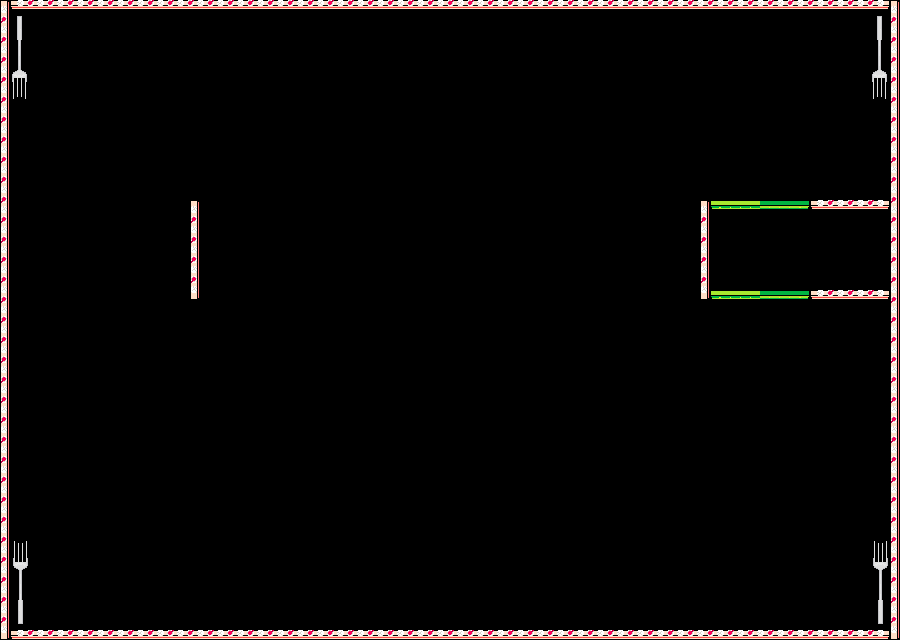

Below is a game level as drawn by its tile map, then a one-line description and the .tmx that defines it (tile-layer data replaced by summaries):
An orthogonal 90x64 tile map with 10x10 px tiles, 2 tile layers (GreenDoor, Walls) and 5 objects (buttonSpawn1, playerSpawn, enemySpawn1, flagSpawn, enemySpawn2).

<map version="1.8" tiledversion="1.8.5" orientation="orthogonal" renderorder="right-down" width="90" height="64" tilewidth="10" tileheight="10" infinite="0" nextlayerid="4" nextobjectid="7">
 <tileset firstgid="1" name="TileSet" tilewidth="10" tileheight="10" tilecount="90" columns="10">
  <image source="TileSet2.png" width="100" height="90" />
  <tile id="0">
   <properties>
    <property name="collides" type="bool" value="true" />
   </properties>
  </tile>
  <tile id="1">
   <properties>
    <property name="collides" type="bool" value="true" />
   </properties>
  </tile>
  <tile id="2">
   <properties>
    <property name="collides" type="bool" value="true" />
   </properties>
  </tile>
  <tile id="3">
   <properties>
    <property name="collides" type="bool" value="true" />
   </properties>
  </tile>
  <tile id="4">
   <properties>
    <property name="collides" type="bool" value="true" />
   </properties>
  </tile>
  <tile id="5">
   <properties>
    <property name="collides" type="bool" value="true" />
   </properties>
  </tile>
  <tile id="6">
   <properties>
    <property name="collides" type="bool" value="true" />
   </properties>
  </tile>
  <tile id="7">
   <properties>
    <property name="collides" type="bool" value="true" />
   </properties>
  </tile>
  <tile id="8">
   <properties>
    <property name="collides" type="bool" value="true" />
   </properties>
  </tile>
  <tile id="9">
   <properties>
    <property name="collides" type="bool" value="true" />
   </properties>
  </tile>
  <tile id="10">
   <properties>
    <property name="collides" type="bool" value="true" />
   </properties>
  </tile>
  <tile id="11">
   <properties>
    <property name="collides" type="bool" value="true" />
   </properties>
  </tile>
  <tile id="12">
   <properties>
    <property name="collides" type="bool" value="true" />
   </properties>
  </tile>
  <tile id="13">
   <properties>
    <property name="collides" type="bool" value="true" />
   </properties>
  </tile>
  <tile id="14">
   <properties>
    <property name="collides" type="bool" value="true" />
   </properties>
  </tile>
  <tile id="15">
   <properties>
    <property name="collides" type="bool" value="true" />
   </properties>
  </tile>
  <tile id="16">
   <properties>
    <property name="collides" type="bool" value="true" />
   </properties>
  </tile>
  <tile id="17">
   <properties>
    <property name="collides" type="bool" value="true" />
   </properties>
  </tile>
  <tile id="18">
   <properties>
    <property name="collides" type="bool" value="true" />
   </properties>
  </tile>
  <tile id="19">
   <properties>
    <property name="collides" type="bool" value="true" />
   </properties>
  </tile>
  <tile id="20">
   <properties>
    <property name="collides" type="bool" value="true" />
   </properties>
  </tile>
  <tile id="21">
   <properties>
    <property name="collides" type="bool" value="true" />
   </properties>
  </tile>
  <tile id="22">
   <properties>
    <property name="collides" type="bool" value="true" />
   </properties>
  </tile>
  <tile id="23">
   <properties>
    <property name="collides" type="bool" value="true" />
   </properties>
  </tile>
  <tile id="24">
   <properties>
    <property name="collides" type="bool" value="true" />
   </properties>
  </tile>
  <tile id="25">
   <properties>
    <property name="collides" type="bool" value="true" />
   </properties>
  </tile>
  <tile id="26">
   <properties>
    <property name="collides" type="bool" value="true" />
   </properties>
  </tile>
  <tile id="27">
   <properties>
    <property name="collides" type="bool" value="true" />
   </properties>
  </tile>
  <tile id="28">
   <properties>
    <property name="collides" type="bool" value="true" />
   </properties>
  </tile>
  <tile id="29">
   <properties>
    <property name="collides" type="bool" value="true" />
   </properties>
  </tile>
  <tile id="30">
   <properties>
    <property name="collides" type="bool" value="true" />
   </properties>
  </tile>
  <tile id="31">
   <properties>
    <property name="collides" type="bool" value="true" />
   </properties>
  </tile>
  <tile id="32">
   <properties>
    <property name="collides" type="bool" value="true" />
   </properties>
  </tile>
  <tile id="33">
   <properties>
    <property name="collides" type="bool" value="true" />
   </properties>
  </tile>
  <tile id="34">
   <properties>
    <property name="collides" type="bool" value="true" />
   </properties>
  </tile>
  <tile id="35">
   <properties>
    <property name="collides" type="bool" value="true" />
   </properties>
  </tile>
  <tile id="36">
   <properties>
    <property name="collides" type="bool" value="true" />
   </properties>
  </tile>
  <tile id="37">
   <properties>
    <property name="collides" type="bool" value="true" />
   </properties>
  </tile>
  <tile id="38">
   <properties>
    <property name="collides" type="bool" value="true" />
   </properties>
  </tile>
  <tile id="39">
   <properties>
    <property name="collides" type="bool" value="true" />
   </properties>
  </tile>
  <tile id="40">
   <properties>
    <property name="collides" type="bool" value="true" />
   </properties>
  </tile>
  <tile id="41">
   <properties>
    <property name="collides" type="bool" value="true" />
   </properties>
  </tile>
  <tile id="42">
   <properties>
    <property name="collides" type="bool" value="true" />
   </properties>
  </tile>
  <tile id="43">
   <properties>
    <property name="collides" type="bool" value="true" />
   </properties>
  </tile>
  <tile id="44">
   <properties>
    <property name="collides" type="bool" value="true" />
   </properties>
  </tile>
  <tile id="45">
   <properties>
    <property name="collides" type="bool" value="true" />
   </properties>
  </tile>
  <tile id="46">
   <properties>
    <property name="collides" type="bool" value="true" />
   </properties>
  </tile>
  <tile id="47">
   <properties>
    <property name="collides" type="bool" value="true" />
   </properties>
  </tile>
  <tile id="48">
   <properties>
    <property name="collides" type="bool" value="true" />
   </properties>
  </tile>
  <tile id="49">
   <properties>
    <property name="collides" type="bool" value="true" />
   </properties>
  </tile>
  <tile id="50">
   <properties>
    <property name="collides" type="bool" value="true" />
   </properties>
  </tile>
  <tile id="51">
   <properties>
    <property name="collides" type="bool" value="true" />
   </properties>
  </tile>
  <tile id="52">
   <properties>
    <property name="collides" type="bool" value="true" />
   </properties>
  </tile>
  <tile id="53">
   <properties>
    <property name="collides" type="bool" value="true" />
   </properties>
  </tile>
  <tile id="54">
   <properties>
    <property name="collides" type="bool" value="true" />
   </properties>
  </tile>
  <tile id="55">
   <properties>
    <property name="collides" type="bool" value="true" />
   </properties>
  </tile>
  <tile id="56">
   <properties>
    <property name="collides" type="bool" value="true" />
   </properties>
  </tile>
  <tile id="57">
   <properties>
    <property name="collides" type="bool" value="true" />
   </properties>
  </tile>
  <tile id="58">
   <properties>
    <property name="collides" type="bool" value="true" />
   </properties>
  </tile>
  <tile id="59">
   <properties>
    <property name="collides" type="bool" value="true" />
   </properties>
  </tile>
  <tile id="60">
   <properties>
    <property name="collides" type="bool" value="true" />
   </properties>
  </tile>
  <tile id="61">
   <properties>
    <property name="collides" type="bool" value="true" />
   </properties>
  </tile>
  <tile id="62">
   <properties>
    <property name="collides" type="bool" value="true" />
   </properties>
  </tile>
  <tile id="63">
   <properties>
    <property name="collides" type="bool" value="true" />
   </properties>
  </tile>
  <tile id="64">
   <properties>
    <property name="collides" type="bool" value="true" />
   </properties>
  </tile>
  <tile id="65">
   <properties>
    <property name="collides" type="bool" value="true" />
   </properties>
  </tile>
  <tile id="66">
   <properties>
    <property name="collides" type="bool" value="true" />
   </properties>
  </tile>
  <tile id="67">
   <properties>
    <property name="collides" type="bool" value="true" />
   </properties>
  </tile>
  <tile id="68">
   <properties>
    <property name="collides" type="bool" value="true" />
   </properties>
  </tile>
  <tile id="69">
   <properties>
    <property name="collides" type="bool" value="true" />
   </properties>
  </tile>
  <tile id="70">
   <properties>
    <property name="collides" type="bool" value="true" />
   </properties>
  </tile>
  <tile id="71">
   <properties>
    <property name="collides" type="bool" value="true" />
   </properties>
  </tile>
  <tile id="72">
   <properties>
    <property name="collides" type="bool" value="true" />
   </properties>
  </tile>
  <tile id="73">
   <properties>
    <property name="collides" type="bool" value="true" />
   </properties>
  </tile>
  <tile id="74">
   <properties>
    <property name="collides" type="bool" value="true" />
   </properties>
  </tile>
  <tile id="75">
   <properties>
    <property name="collides" type="bool" value="true" />
   </properties>
  </tile>
  <tile id="76">
   <properties>
    <property name="collides" type="bool" value="true" />
   </properties>
  </tile>
  <tile id="77">
   <properties>
    <property name="collides" type="bool" value="true" />
   </properties>
  </tile>
  <tile id="78">
   <properties>
    <property name="collides" type="bool" value="true" />
   </properties>
  </tile>
  <tile id="79">
   <properties>
    <property name="collides" type="bool" value="true" />
   </properties>
  </tile>
  <tile id="80">
   <properties>
    <property name="collides" type="bool" value="true" />
   </properties>
  </tile>
  <tile id="81">
   <properties>
    <property name="collides" type="bool" value="true" />
   </properties>
  </tile>
  <tile id="82">
   <properties>
    <property name="collides" type="bool" value="true" />
   </properties>
  </tile>
  <tile id="83">
   <properties>
    <property name="collides" type="bool" value="true" />
   </properties>
  </tile>
  <tile id="84">
   <properties>
    <property name="collides" type="bool" value="true" />
   </properties>
  </tile>
  <tile id="85">
   <properties>
    <property name="collides" type="bool" value="true" />
   </properties>
  </tile>
  <tile id="86">
   <properties>
    <property name="collides" type="bool" value="true" />
   </properties>
  </tile>
  <tile id="87">
   <properties>
    <property name="collides" type="bool" value="true" />
   </properties>
  </tile>
  <tile id="88">
   <properties>
    <property name="collides" type="bool" value="true" />
   </properties>
  </tile>
  <tile id="89">
   <properties>
    <property name="collides" type="bool" value="true" />
   </properties>
  </tile>
 </tileset>
 <layer id="1" name="GreenDoor" width="90" height="64">
  <data>[5760 cells, 20 non-empty, 4 distinct tile ids]</data>
 </layer>
 <layer id="2" name="Walls" width="90" height="64">
  <data>[5760 cells, 412 non-empty, 20 distinct tile ids]</data>
 </layer>
 <objectgroup id="3" name="Objects">
  <object id="1" name="buttonSpawn1" x="100" y="250">
   <properties>
    <property name="door" value="green" />
    <property name="size" type="int" value="40" />
   </properties>
   <point />
  </object>
  <object id="2" name="playerSpawn" x="450" y="400">
   <properties>
    <property name="size" type="int" value="70" />
   </properties>
   <point />
  </object>
  <object id="3" name="enemySpawn1" x="450" y="200">
   <properties>
    <property name="size" type="int" value="80" />
   </properties>
   <point />
  </object>
  <object id="5" name="flagSpawn" x="850" y="250">
   <point />
  </object>
  <object id="6" name="enemySpawn2" x="150" y="250.667">
   <properties>
    <property name="size" type="int" value="30" />
    <property name="speed" type="int" value="0" />
   </properties>
   <point />
  </object>
 </objectgroup>
</map>
